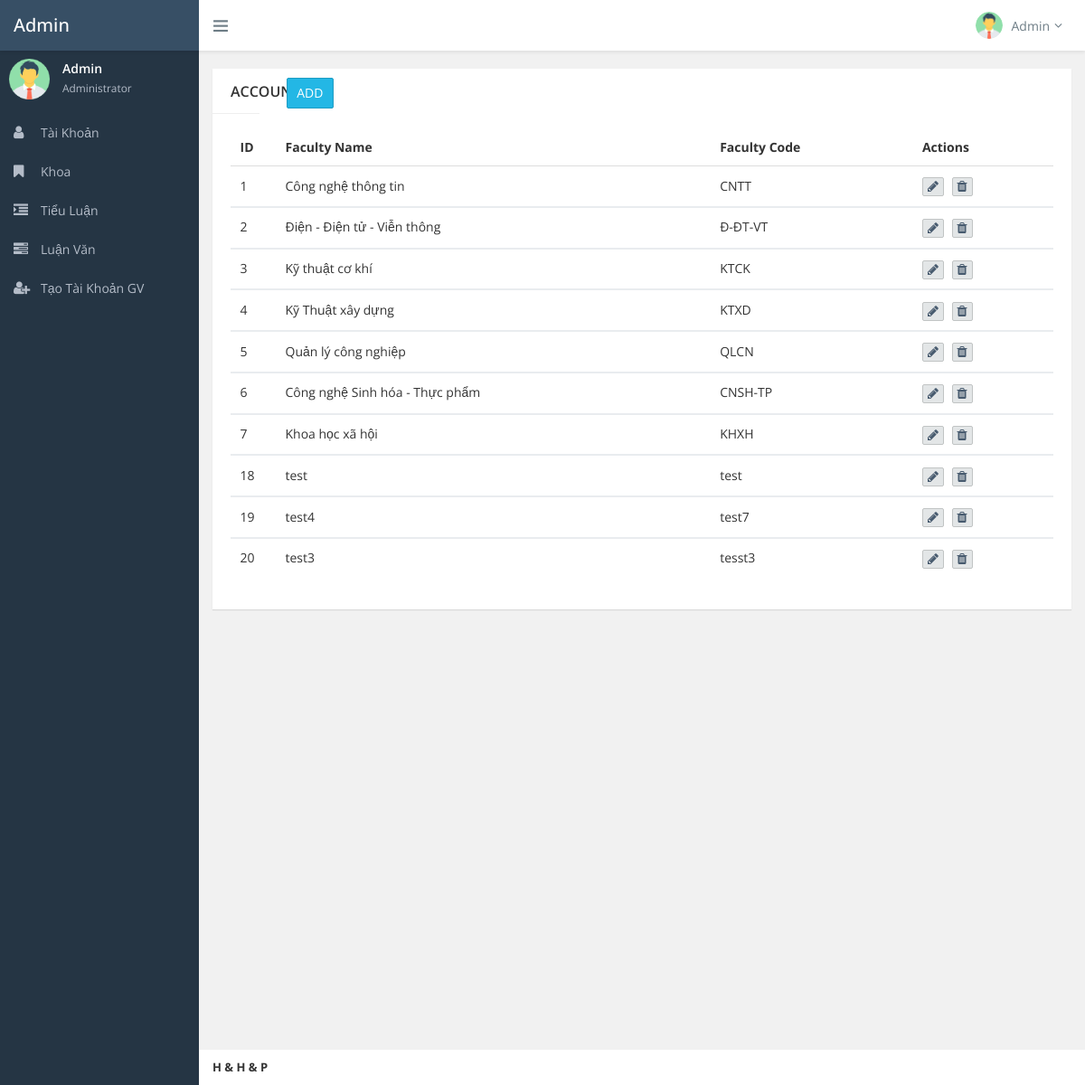
The app's page /admin/faculty_index.php (signed in) with its own data.
### tables this page shows
CREATE TABLE `faculty` (
  `faculty_id` int(11) NOT NULL,
  `faculty_name` varchar(200) NOT NULL,
  `faculty_code` varchar(100) NOT NULL
);

### db.php (called while the page is built, shortened)
<?php
class DB
{
    public function __construct()
    {
        $this->db = new PDO(
            'mysql:host='
                . self::DB_HOST . ';dbname=' . self::DB_NAME,
            self::DB_USERNAME,
            self::DB_PASSWORD
        ) or die('Cannot connect to db');
        return $this->db;
    }
}

### models/faculty.php (called while the page is built, shortened)
<?php
require_once('C:/xampp/htdocs/QL_LV_TL/db.php');
class Facultys extends DB
{
    public function __construct()
    {
        $this->db->setAttribute(PDO::ATTR_ERRMODE, PDO::ERRMODE_EXCEPTION);
    }
    function getAll($offset, $count)
    {
        $stm = $this->db->prepare("SELECT * FROM ". self::tableName ." LIMIT $offset, $count" );
        $stm->execute();
        return $stm->fetchAll();
    }
}

### admin/faculty_index.php (the view, shortened to what this page needs)
<?php
require_once './commons/header.php';
require_once '../models/faculty.php';
$facultys = new Facultys();
try {
    if (isset($_GET['page']) && is_numeric($_GET['page'])) {
        $page = $_GET['page'];
        $faculty = $facultys->getCountFaculty();
        $allRows = $faculty['count'];
    } else {
        $page = 1;
    }
     $count = 10;
     $offset = ($page - 1) * $count;
     $list = $facultys->getAll($offset, $count);
} catch (PDOException $e) {
    echo $e->getMessage();
}
?>
<body class="fixed-navbar">
    <div class="page-wrapper">
        <?php
        require_once './commons/top_nav.php';
        ?>
        <?php
        require_once './commons/nav_menu.php';
        ?>
        <div class="content-wrapper">
            <div class="page-content fade-in-up">
                <div class="ibox">
                <div class="row">
                            <div class="col-sm-12 col-md-1" >
                                <div class="ibox-head">
                                    <div class="ibox-title">ACCOUNT</div>
                                </div>
                            </div>
                            <div class="col-sm-12 col-md-2 " >
                                <div class="btn-group" style="position: relative; top: 20%;">
                                <button  onclick="location.href='faculty_add.php'" class="btn btn-info" name="add">ADD</button>
                                </div>
                            </div>
                        </div>
                    <div class="ibox-body">
                        <div class="table-responsive">
                            <table class="table">
                                <thead>
                                    <tr>
                                        <th width="50px">ID</th>
                                        <th>Faculty Name</th>
                                        <th>Faculty Code</th>
                                        <th>Actions</th>
                                    </tr>
                                </thead>
                                <?php
                                foreach($list as $l)
                                    {
                                    ?>
                                <tbody>
                                    <tr>
                                        <td><?php echo $l['faculty_id']; ?></td>
                                        <td><?php echo $l['faculty_name']; ?></td>
                                        <td><?php echo $l['faculty_code']; ?></td>
                                        <td>
                                            <button onclick="location.href='faculty_edit.php?action=edit&id=<?php echo $l['faculty_id']; ?>'" class="btn btn-default btn-xs m-r-5" data-toggle="tooltip" data-original-title="Edit"><i class="fa fa-pencil font-14"></i></button>
                                            <button onclick="location.href='?action=delete&id=<?php echo $l['faculty_id']; ?>'" class="btn btn-default btn-xs" data-toggle="tooltip" data-original-title="Delete"><i class="fa fa-trash font-14"></i></button>
                                        </td>
                                    </tr>
                                </tbody>
                                <?php } ?>
                            </table>
                        </div>
                    </div>
                </div>
            </div>
            <footer class="page-footer">
                <div class="font-13"><b>H & H & P</b></div>
            </footer>
        </div>
    </div>
  <?php
  require_once './commons/footer.php';
  ?>

### records on screen
faculty: faculty_id "1", faculty_name "Công nghệ thông tin", faculty_code "CNTT"
faculty: faculty_id "2", faculty_name "Điện - Điện tử - Viễn thông", faculty_code "Đ-ĐT-VT"
faculty: faculty_id "3", faculty_name "Kỹ thuật cơ khí", faculty_code "KTCK"
faculty: faculty_id "4", faculty_name "Kỹ Thuật xây dựng", faculty_code "KTXD"
faculty: faculty_id "5", faculty_name "Quản lý công nghiệp", faculty_code "QLCN"
faculty: faculty_id "6", faculty_name "Công nghệ Sinh hóa - Thực phẩm", faculty_code "CNSH-TP"
faculty: faculty_id "7", faculty_name "Khoa học xã hội", faculty_code "KHXH"
faculty: faculty_id "18", faculty_name "test", faculty_code "test"
faculty: faculty_id "19", faculty_name "test4", faculty_code "test7"
faculty: faculty_id "20", faculty_name "test3", faculty_code "tesst3"
